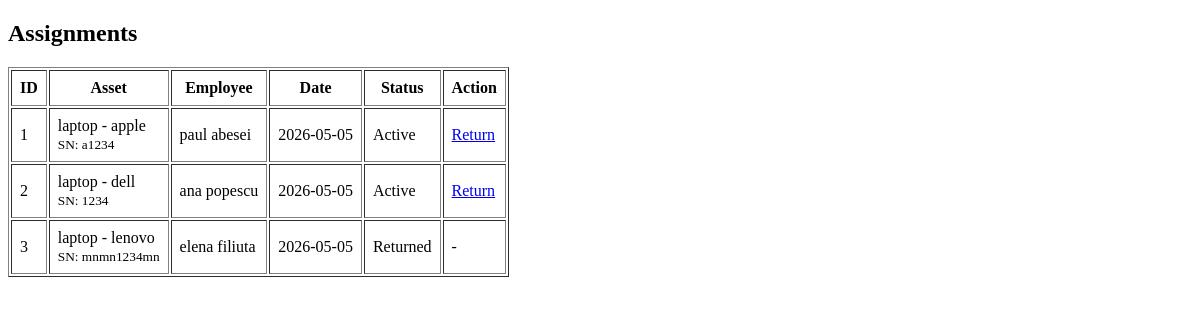
/assignments, run on an earlier commit of the app's database.
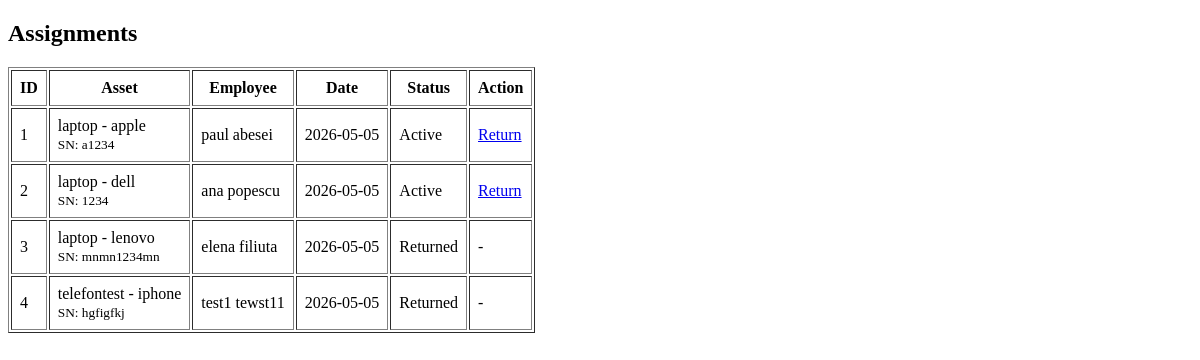
And on a later commit of the database.
### tables this page shows
CREATE TABLE assignments (
        id INTEGER PRIMARY KEY AUTOINCREMENT,
        asset_id INTEGER NOT NULL,
        employee_id INTEGER NOT NULL,
        assigned_date TEXT NOT NULL,
        returned_date TEXT,
        status TEXT NOT NULL DEFAULT 'Active',

        FOREIGN KEY (asset_id) REFERENCES assets(id),
        FOREIGN KEY (employee_id) REFERENCES employees(id)
    );

CREATE TABLE assets (
        id INTEGER PRIMARY KEY AUTOINCREMENT,
        category TEXT,
        brand TEXT,
        serial_number TEXT UNIQUE,
        status TEXT NOT NULL DEFAULT 'Available',
        purchase_date TEXT
    );

CREATE TABLE employees (
        id INTEGER PRIMARY KEY AUTOINCREMENT,
        first_name TEXT NOT NULL,
        last_name TEXT NOT NULL,
        department TEXT
    );

### routes/assignments.py (the view)
    @app.route("/assignments")
    def list_assignments():
        data = get_assignments()
        return render_template("assignments/list.html", assignments=data)

### services/assignments.py (called while the page is built)
def get_assignments():
    conn = sqlite3.connect(DB_PATH)
    conn.row_factory = sqlite3.Row
    cursor = conn.cursor()
    cursor.execute("""
        SELECT
            assignments.id AS assignment_id,
            assets.category,
            assets.brand,
            assets.serial_number,
            employees.first_name,
            employees.last_name,
            assignments.assigned_date,
            assignments.status
        FROM assignments
        JOIN assets ON assignments.asset_id = assets.id
        JOIN employees ON assignments.employee_id = employees.id
    """)
    data = cursor.fetchall()
    conn.close()
    return data

### templates/assignments/list.html (shortened to what this page needs)
<!DOCTYPE html>
<html>
<head>
</head>
<body>
<h2>Assignments</h2>
<table border="1" cellpadding="8">
    <tr>
        <th>ID</th>
        <th>Asset</th>
        <th>Employee</th>
        <th>Date</th>
        <th>Status</th>
        <th>Action</th>
    </tr>
    {% for row in assignments %}
    <tr>
        <td>{{ row["assignment_id"] }}</td>
        <td>
            {{ row["category"] }} - {{ row["brand"] }}<br>
            <small>SN: {{ row["serial_number"] }}</small>
        </td>
        <td>{{ row["first_name"] }} {{ row["last_name"] }}</td>
        <td>{{ row["assigned_date"] }}</td>
        <td>{{ row["status"] }}</td>
        <td>
            {% if row["status"] == "Active" %}
                <a href="/return/{{ row['assignment_id'] }}">Return</a>
            {% else %}
                -
            {% endif %}
        </td>
    </tr>
    {% endfor %}
</table>
</body>
</html>

What changed in the data, as far as the page shows it:
added assignments: assignment_id "4", category "telefontest", brand "iphone", serial_number "hgfigfkj", first_name "test1", last_name "tewst11", assigned_date "2026-05-05", status "Returned"
